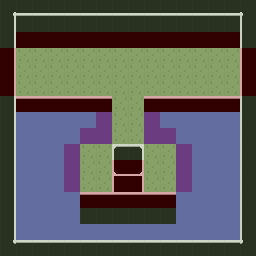

This game map was drawn from its Tiled (.tmx) file and the tilesets committed beside it. A one-line description and the full map source follow:
An orthogonal 16x16 tile map with 16x16 px tiles, 3 tile layers (ground, overlay, collision), 3 tilesets.

<map version="1.0" tiledversion="1.1.5" orientation="orthogonal" renderorder="right-down" width="16" height="16" tilewidth="16" tileheight="16" infinite="0" nextobjectid="1">
 <tileset firstgid="1" source="../tilesets/BASIC_TILESET.tsx" />
 <tileset firstgid="16" source="../tilesets/BASIC_FLOOR.tsx" />
 <tileset firstgid="18" source="../tilesets/COLLISION_TILESET.tsx" />
 <layer name="ground" width="16" height="16" locked="1">
  <data encoding="csv">
3,4,4,4,4,4,4,4,4,4,4,4,4,4,4,5,
8,9,9,9,9,9,9,9,9,9,9,9,9,9,9,10,
8,9,9,9,9,9,9,9,9,9,9,9,9,9,9,10,
8,11,11,11,11,11,11,11,11,11,11,11,11,11,11,10,
8,11,11,11,11,11,11,11,11,11,11,11,11,11,11,10,
8,11,11,11,11,11,11,11,11,11,11,11,11,11,11,10,
8,14,14,14,14,14,14,11,11,14,14,14,14,14,14,10,
8,12,12,12,12,12,12,11,11,12,12,12,12,12,12,10,
8,12,12,12,12,12,12,11,11,12,12,12,12,12,12,10,
8,12,12,12,12,11,11,11,11,11,11,12,12,12,12,10,
8,12,12,12,12,11,11,6,7,11,11,12,12,12,12,10,
8,12,12,12,12,11,11,10,8,11,11,12,12,12,12,10,
8,12,12,12,12,14,14,14,14,14,14,12,12,12,12,10,
8,12,12,12,12,9,9,9,9,9,9,12,12,12,12,10,
8,12,12,12,12,12,12,12,12,12,12,12,12,12,12,10,
13,14,14,14,14,14,14,14,14,14,14,14,14,14,14,15
</data>
 </layer>
 <layer name="overlay" width="16" height="16" locked="1">
  <data encoding="csv">
0,0,0,0,0,0,0,0,0,0,0,0,0,0,0,0,
0,0,0,0,0,0,0,0,0,0,0,0,0,0,0,0,
0,0,0,0,0,0,0,0,0,0,0,0,0,0,0,0,
0,0,0,0,0,0,0,0,0,0,0,0,0,0,0,0,
0,0,0,0,0,0,0,0,0,0,0,0,0,0,0,0,
0,0,0,0,0,0,0,0,0,0,0,0,0,0,0,0,
0,0,0,0,0,0,0,0,0,0,0,0,0,0,0,0,
0,0,0,0,0,0,0,0,0,0,0,0,0,0,0,0,
0,0,0,0,0,0,0,0,0,0,0,0,0,0,0,0,
0,0,0,0,0,0,0,1,2,0,0,0,0,0,0,0,
0,0,0,0,0,0,0,0,0,0,0,0,0,0,0,0,
0,0,0,0,0,0,0,0,0,0,0,0,0,0,0,0,
0,0,0,0,0,0,0,0,0,0,0,0,0,0,0,0,
0,0,0,0,0,0,0,0,0,0,0,0,0,0,0,0,
0,0,0,0,0,0,0,0,0,0,0,0,0,0,0,0,
0,0,0,0,0,0,0,0,0,0,0,0,0,0,0,0
</data>
 </layer>
 <layer name="collision" width="16" height="16" locked="1">
  <data encoding="csv">
19,19,19,19,19,19,19,19,19,19,19,19,19,19,19,19,
19,19,19,19,19,19,19,19,19,19,19,19,19,19,19,19,
19,18,18,18,18,18,18,18,18,18,18,18,18,18,18,19,
18,19,19,19,19,19,19,19,19,19,19,19,19,19,19,18,
18,19,19,19,19,19,19,19,19,19,19,19,19,19,19,18,
18,19,19,19,19,19,19,19,19,19,19,19,19,19,19,18,
19,18,18,18,18,18,18,19,19,18,18,18,18,18,18,19,
19,19,19,19,19,19,18,19,19,18,19,19,19,19,19,19,
19,19,19,19,19,18,18,19,19,18,18,19,19,19,19,19,
19,19,19,19,18,19,19,19,19,19,19,18,19,19,19,19,
19,19,19,19,18,19,19,18,18,19,19,18,19,19,19,19,
19,19,19,19,18,19,19,18,18,19,19,18,19,19,19,19,
19,19,19,19,19,18,18,18,18,18,18,19,19,19,19,19,
19,19,19,19,19,19,19,19,19,19,19,19,19,19,19,19,
19,19,19,19,19,19,19,19,19,19,19,19,19,19,19,19,
19,19,19,19,19,19,19,19,19,19,19,19,19,19,19,19
</data>
 </layer>
</map>